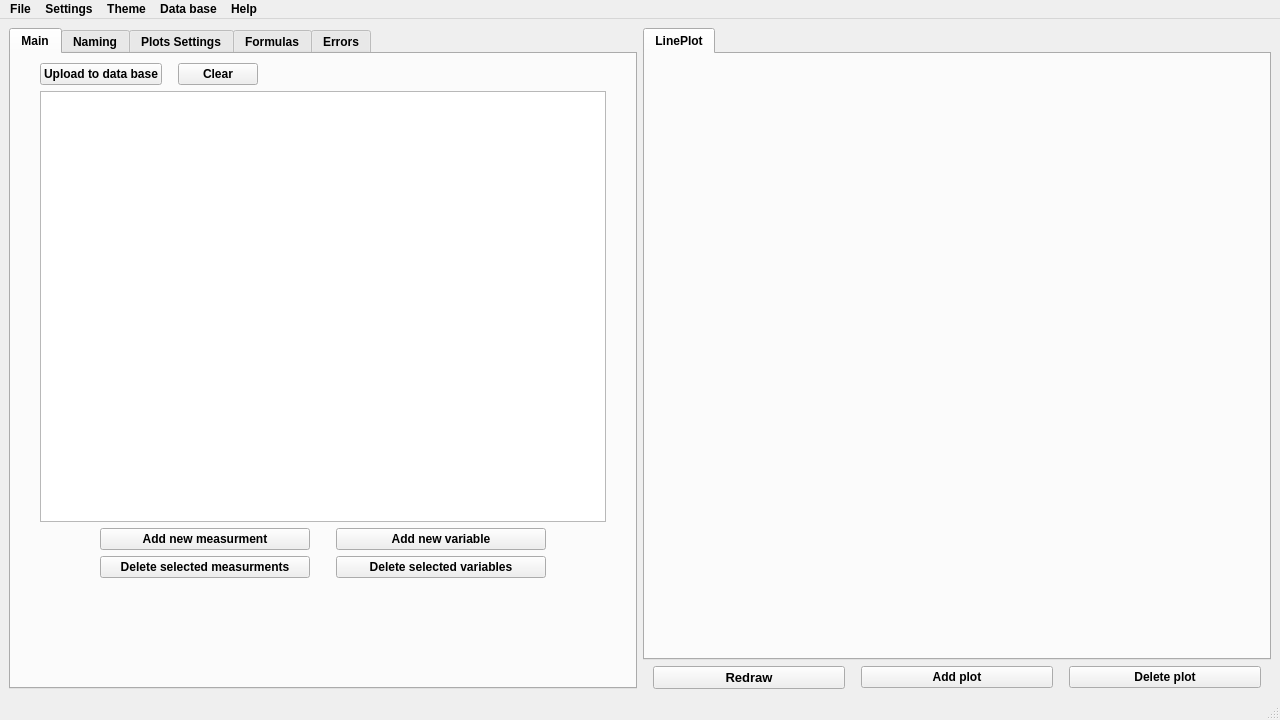
<?xml version="1.0" encoding="UTF-8"?>
<ui version="4.0">
 <class>MainWindow</class>
 <widget class="QMainWindow" name="MainWindow">
  <property name="geometry">
   <rect>
    <x>0</x>
    <y>0</y>
    <width>1280</width>
    <height>720</height>
   </rect>
  </property>
  <property name="font">
   <font>
    <bold>true</bold>
   </font>
  </property>
  <property name="windowTitle">
   <string>MainWindow</string>
  </property>
  <property name="iconSize">
   <size>
    <width>64</width>
    <height>64</height>
   </size>
  </property>
  <widget class="QWidget" name="centralwidget">
   <layout class="QHBoxLayout" name="horizontalLayout_3">
    <item>
     <widget class="QTabWidget" name="tabWidgetOptionsTabs">
      <property name="currentIndex">
       <number>0</number>
      </property>
      <widget class="QWidget" name="MainTab">
       <property name="toolTip">
        <string>&lt;html&gt;&lt;head/&gt;&lt;body&gt;&lt;p&gt;&lt;br/&gt;&lt;/p&gt;&lt;/body&gt;&lt;/html&gt;</string>
       </property>
       <property name="whatsThis">
        <string>&lt;html&gt;&lt;head/&gt;&lt;body&gt;&lt;p&gt;Main able to work with variables&lt;/p&gt;&lt;/body&gt;&lt;/html&gt;</string>
       </property>
       <attribute name="title">
        <string>Main</string>
       </attribute>
       <layout class="QGridLayout" name="gridLayout_2">
        <item row="0" column="2">
         <spacer name="horizontalSpacer_8">
          <property name="orientation">
           <enum>Qt::Horizontal</enum>
          </property>
          <property name="sizeType">
           <enum>QSizePolicy::Maximum</enum>
          </property>
          <property name="sizeHint" stdset="0">
           <size>
            <width>20</width>
            <height>20</height>
           </size>
          </property>
         </spacer>
        </item>
        <item row="0" column="0">
         <spacer name="horizontalSpacer_7">
          <property name="orientation">
           <enum>Qt::Horizontal</enum>
          </property>
          <property name="sizeType">
           <enum>QSizePolicy::Maximum</enum>
          </property>
          <property name="sizeHint" stdset="0">
           <size>
            <width>20</width>
            <height>20</height>
           </size>
          </property>
         </spacer>
        </item>
        <item row="0" column="1">
         <layout class="QVBoxLayout" name="verticalLayout_3">
          <item>
           <layout class="QHBoxLayout" name="horizontalLayout_2">
            <item>
             <widget class="QPushButton" name="uploadToDatabaseBtn">
              <property name="text">
               <string>Upload to data base</string>
              </property>
             </widget>
            </item>
            <item>
             <spacer name="horizontalSpacer_19">
              <property name="orientation">
               <enum>Qt::Horizontal</enum>
              </property>
              <property name="sizeType">
               <enum>QSizePolicy::Maximum</enum>
              </property>
              <property name="sizeHint" stdset="0">
               <size>
                <width>10</width>
                <height>20</height>
               </size>
              </property>
             </spacer>
            </item>
            <item>
             <widget class="QPushButton" name="ClearDataBtn">
              <property name="toolTip">
               <string>&lt;!DOCTYPE HTML PUBLIC &quot;-//W3C//DTD HTML 4.0//EN&quot; &quot;http://www.w3.org/TR/REC-html40/strict.dtd&quot;&gt;
&lt;html&gt;&lt;head&gt;&lt;meta name=&quot;qrichtext&quot; content=&quot;1&quot; /&gt;&lt;meta charset=&quot;utf-8&quot; /&gt;&lt;style type=&quot;text/css&quot;&gt;
p, li { white-space: pre-wrap; }
hr { height: 1px; border-width: 0; }
li.unchecked::marker { content: &quot;\2610&quot;; }
li.checked::marker { content: &quot;\2612&quot;; }
&lt;/style&gt;&lt;/head&gt;&lt;body style=&quot; font-family:'Segoe UI'; font-size:9pt; font-weight:700; font-style:normal;&quot;&gt;
&lt;p style=&quot; margin-top:0px; margin-bottom:0px; margin-left:0px; margin-right:0px; -qt-block-indent:0; text-indent:0px;&quot;&gt;Delete all variables&lt;/p&gt;&lt;/body&gt;&lt;/html&gt;</string>
              </property>
              <property name="whatsThis">
               <string>&lt;html&gt;&lt;head/&gt;&lt;body&gt;&lt;p&gt;&lt;br/&gt;&lt;/p&gt;&lt;/body&gt;&lt;/html&gt;</string>
              </property>
              <property name="text">
               <string>Clear</string>
              </property>
             </widget>
            </item>
            <item>
             <spacer name="horizontalSpacer_6">
              <property name="orientation">
               <enum>Qt::Horizontal</enum>
              </property>
              <property name="sizeHint" stdset="0">
               <size>
                <width>40</width>
                <height>20</height>
               </size>
              </property>
             </spacer>
            </item>
           </layout>
          </item>
          <item>
           <layout class="QVBoxLayout" name="verticalLayout_2">
            <item>
             <widget class="QTableView" name="tableViewMain"/>
            </item>
            <item>
             <layout class="QGridLayout" name="gridLayout">
              <item row="0" column="1">
               <widget class="QPushButton" name="addRowBtn">
                <property name="text">
                 <string>Add new measurment</string>
                </property>
               </widget>
              </item>
              <item row="1" column="3">
               <widget class="QPushButton" name="deleteColumnBtn">
                <property name="text">
                 <string>Delete selected variables</string>
                </property>
               </widget>
              </item>
              <item row="0" column="0">
               <spacer name="horizontalSpacer">
                <property name="orientation">
                 <enum>Qt::Horizontal</enum>
                </property>
                <property name="sizeType">
                 <enum>QSizePolicy::Maximum</enum>
                </property>
                <property name="sizeHint" stdset="0">
                 <size>
                  <width>60</width>
                  <height>20</height>
                 </size>
                </property>
               </spacer>
              </item>
              <item row="0" column="3">
               <widget class="QPushButton" name="addColumnBtn">
                <property name="text">
                 <string>Add new variable</string>
                </property>
               </widget>
              </item>
              <item row="1" column="1">
               <widget class="QPushButton" name="deleteRowBtn">
                <property name="text">
                 <string>Delete selected measurments</string>
                </property>
               </widget>
              </item>
              <item row="0" column="4">
               <spacer name="horizontalSpacer_5">
                <property name="orientation">
                 <enum>Qt::Horizontal</enum>
                </property>
                <property name="sizeType">
                 <enum>QSizePolicy::Maximum</enum>
                </property>
                <property name="sizeHint" stdset="0">
                 <size>
                  <width>60</width>
                  <height>20</height>
                 </size>
                </property>
               </spacer>
              </item>
              <item row="0" column="2">
               <spacer name="horizontalSpacer_18">
                <property name="orientation">
                 <enum>Qt::Horizontal</enum>
                </property>
                <property name="sizeType">
                 <enum>QSizePolicy::Maximum</enum>
                </property>
                <property name="sizeHint" stdset="0">
                 <size>
                  <width>20</width>
                  <height>20</height>
                 </size>
                </property>
               </spacer>
              </item>
             </layout>
            </item>
           </layout>
          </item>
         </layout>
        </item>
        <item row="1" column="1">
         <spacer name="verticalSpacer">
          <property name="orientation">
           <enum>Qt::Vertical</enum>
          </property>
          <property name="sizeType">
           <enum>QSizePolicy::Preferred</enum>
          </property>
          <property name="sizeHint" stdset="0">
           <size>
            <width>20</width>
            <height>100</height>
           </size>
          </property>
         </spacer>
        </item>
       </layout>
      </widget>
      <widget class="QWidget" name="NamingTab">
       <property name="enabled">
        <bool>true</bool>
       </property>
       <attribute name="title">
        <string>Naming</string>
       </attribute>
       <layout class="QGridLayout" name="gridLayout_3">
        <item row="1" column="2">
         <spacer name="horizontalSpacer_10">
          <property name="orientation">
           <enum>Qt::Horizontal</enum>
          </property>
          <property name="sizeType">
           <enum>QSizePolicy::Maximum</enum>
          </property>
          <property name="sizeHint" stdset="0">
           <size>
            <width>100</width>
            <height>20</height>
           </size>
          </property>
         </spacer>
        </item>
        <item row="1" column="1">
         <widget class="QTableView" name="tableViewNaming"/>
        </item>
        <item row="0" column="1">
         <spacer name="verticalSpacer_3">
          <property name="orientation">
           <enum>Qt::Vertical</enum>
          </property>
          <property name="sizeType">
           <enum>QSizePolicy::Maximum</enum>
          </property>
          <property name="sizeHint" stdset="0">
           <size>
            <width>10</width>
            <height>10</height>
           </size>
          </property>
         </spacer>
        </item>
        <item row="2" column="1">
         <spacer name="verticalSpacer_2">
          <property name="orientation">
           <enum>Qt::Vertical</enum>
          </property>
          <property name="sizeType">
           <enum>QSizePolicy::Maximum</enum>
          </property>
          <property name="sizeHint" stdset="0">
           <size>
            <width>30</width>
            <height>200</height>
           </size>
          </property>
         </spacer>
        </item>
        <item row="1" column="0">
         <spacer name="horizontalSpacer_9">
          <property name="orientation">
           <enum>Qt::Horizontal</enum>
          </property>
          <property name="sizeType">
           <enum>QSizePolicy::Fixed</enum>
          </property>
          <property name="sizeHint" stdset="0">
           <size>
            <width>10</width>
            <height>10</height>
           </size>
          </property>
         </spacer>
        </item>
       </layout>
      </widget>
      <widget class="QWidget" name="PlotSetsTab">
       <attribute name="title">
        <string>Plots Settings</string>
       </attribute>
       <layout class="QGridLayout" name="gridLayout_4">
        <item row="1" column="1">
         <widget class="QTableView" name="tableViewPlotsSets"/>
        </item>
        <item row="0" column="1">
         <spacer name="verticalSpacer_4">
          <property name="orientation">
           <enum>Qt::Vertical</enum>
          </property>
          <property name="sizeType">
           <enum>QSizePolicy::Fixed</enum>
          </property>
          <property name="sizeHint" stdset="0">
           <size>
            <width>10</width>
            <height>10</height>
           </size>
          </property>
         </spacer>
        </item>
        <item row="1" column="0">
         <spacer name="horizontalSpacer_11">
          <property name="orientation">
           <enum>Qt::Horizontal</enum>
          </property>
          <property name="sizeType">
           <enum>QSizePolicy::Fixed</enum>
          </property>
          <property name="sizeHint" stdset="0">
           <size>
            <width>10</width>
            <height>10</height>
           </size>
          </property>
         </spacer>
        </item>
        <item row="1" column="2">
         <spacer name="horizontalSpacer_12">
          <property name="orientation">
           <enum>Qt::Horizontal</enum>
          </property>
          <property name="sizeType">
           <enum>QSizePolicy::Maximum</enum>
          </property>
          <property name="sizeHint" stdset="0">
           <size>
            <width>100</width>
            <height>20</height>
           </size>
          </property>
         </spacer>
        </item>
        <item row="2" column="1">
         <spacer name="verticalSpacer_5">
          <property name="orientation">
           <enum>Qt::Vertical</enum>
          </property>
          <property name="sizeType">
           <enum>QSizePolicy::Maximum</enum>
          </property>
          <property name="sizeHint" stdset="0">
           <size>
            <width>20</width>
            <height>250</height>
           </size>
          </property>
         </spacer>
        </item>
       </layout>
      </widget>
      <widget class="QWidget" name="FormulasTab">
       <attribute name="title">
        <string>Formulas</string>
       </attribute>
       <layout class="QGridLayout" name="gridLayout_5">
        <item row="1" column="0">
         <spacer name="horizontalSpacer_13">
          <property name="orientation">
           <enum>Qt::Horizontal</enum>
          </property>
          <property name="sizeType">
           <enum>QSizePolicy::Fixed</enum>
          </property>
          <property name="sizeHint" stdset="0">
           <size>
            <width>10</width>
            <height>10</height>
           </size>
          </property>
         </spacer>
        </item>
        <item row="0" column="1">
         <spacer name="verticalSpacer_6">
          <property name="orientation">
           <enum>Qt::Vertical</enum>
          </property>
          <property name="sizeType">
           <enum>QSizePolicy::Fixed</enum>
          </property>
          <property name="sizeHint" stdset="0">
           <size>
            <width>10</width>
            <height>10</height>
           </size>
          </property>
         </spacer>
        </item>
        <item row="1" column="2">
         <spacer name="horizontalSpacer_14">
          <property name="orientation">
           <enum>Qt::Horizontal</enum>
          </property>
          <property name="sizeType">
           <enum>QSizePolicy::Maximum</enum>
          </property>
          <property name="sizeHint" stdset="0">
           <size>
            <width>100</width>
            <height>20</height>
           </size>
          </property>
         </spacer>
        </item>
        <item row="1" column="1">
         <widget class="QTableView" name="tableViewFormulas"/>
        </item>
        <item row="2" column="1">
         <spacer name="verticalSpacer_7">
          <property name="orientation">
           <enum>Qt::Vertical</enum>
          </property>
          <property name="sizeType">
           <enum>QSizePolicy::Maximum</enum>
          </property>
          <property name="sizeHint" stdset="0">
           <size>
            <width>20</width>
            <height>250</height>
           </size>
          </property>
         </spacer>
        </item>
       </layout>
      </widget>
      <widget class="QWidget" name="ErrorsTab">
       <attribute name="title">
        <string>Errors</string>
       </attribute>
       <layout class="QGridLayout" name="gridLayout_6">
        <item row="1" column="0">
         <spacer name="horizontalSpacer_15">
          <property name="orientation">
           <enum>Qt::Horizontal</enum>
          </property>
          <property name="sizeType">
           <enum>QSizePolicy::Fixed</enum>
          </property>
          <property name="sizeHint" stdset="0">
           <size>
            <width>10</width>
            <height>10</height>
           </size>
          </property>
         </spacer>
        </item>
        <item row="2" column="1">
         <spacer name="verticalSpacer_8">
          <property name="orientation">
           <enum>Qt::Vertical</enum>
          </property>
          <property name="sizeType">
           <enum>QSizePolicy::Maximum</enum>
          </property>
          <property name="sizeHint" stdset="0">
           <size>
            <width>20</width>
            <height>250</height>
           </size>
          </property>
         </spacer>
        </item>
        <item row="1" column="2">
         <spacer name="horizontalSpacer_16">
          <property name="orientation">
           <enum>Qt::Horizontal</enum>
          </property>
          <property name="sizeType">
           <enum>QSizePolicy::Maximum</enum>
          </property>
          <property name="sizeHint" stdset="0">
           <size>
            <width>100</width>
            <height>20</height>
           </size>
          </property>
         </spacer>
        </item>
        <item row="1" column="1">
         <widget class="QTableView" name="tableViewErrors"/>
        </item>
        <item row="0" column="1">
         <spacer name="verticalSpacer_9">
          <property name="orientation">
           <enum>Qt::Vertical</enum>
          </property>
          <property name="sizeType">
           <enum>QSizePolicy::Fixed</enum>
          </property>
          <property name="sizeHint" stdset="0">
           <size>
            <width>10</width>
            <height>10</height>
           </size>
          </property>
         </spacer>
        </item>
       </layout>
      </widget>
     </widget>
    </item>
    <item>
     <layout class="QVBoxLayout" name="verticalLayout">
      <item>
       <widget class="QTabWidget" name="tabWidgetPlots">
        <property name="currentIndex">
         <number>0</number>
        </property>
        <widget class="QCustomPlot" name="customPlot">
         <attribute name="title">
          <string>LinePlot</string>
         </attribute>
        </widget>
       </widget>
      </item>
      <item>
       <layout class="QHBoxLayout" name="horizontalLayout">
        <item>
         <spacer name="horizontalSpacer_3">
          <property name="orientation">
           <enum>Qt::Horizontal</enum>
          </property>
          <property name="sizeType">
           <enum>QSizePolicy::Maximum</enum>
          </property>
          <property name="sizeHint" stdset="0">
           <size>
            <width>10</width>
            <height>20</height>
           </size>
          </property>
         </spacer>
        </item>
        <item>
         <widget class="QPushButton" name="redrawPlotBtn">
          <property name="font">
           <font>
            <pointsize>10</pointsize>
            <bold>true</bold>
           </font>
          </property>
          <property name="text">
           <string>Redraw</string>
          </property>
         </widget>
        </item>
        <item>
         <spacer name="horizontalSpacer_17">
          <property name="orientation">
           <enum>Qt::Horizontal</enum>
          </property>
          <property name="sizeType">
           <enum>QSizePolicy::Maximum</enum>
          </property>
          <property name="sizeHint" stdset="0">
           <size>
            <width>10</width>
            <height>20</height>
           </size>
          </property>
         </spacer>
        </item>
        <item>
         <widget class="QPushButton" name="addPlotBtn">
          <property name="text">
           <string>Add plot</string>
          </property>
         </widget>
        </item>
        <item>
         <spacer name="horizontalSpacer_2">
          <property name="orientation">
           <enum>Qt::Horizontal</enum>
          </property>
          <property name="sizeType">
           <enum>QSizePolicy::Maximum</enum>
          </property>
          <property name="sizeHint" stdset="0">
           <size>
            <width>10</width>
            <height>20</height>
           </size>
          </property>
         </spacer>
        </item>
        <item>
         <widget class="QPushButton" name="deletePlotBtn">
          <property name="text">
           <string>Delete plot</string>
          </property>
         </widget>
        </item>
        <item>
         <spacer name="horizontalSpacer_4">
          <property name="orientation">
           <enum>Qt::Horizontal</enum>
          </property>
          <property name="sizeType">
           <enum>QSizePolicy::Maximum</enum>
          </property>
          <property name="sizeHint" stdset="0">
           <size>
            <width>10</width>
            <height>20</height>
           </size>
          </property>
         </spacer>
        </item>
       </layout>
      </item>
     </layout>
    </item>
   </layout>
  </widget>
  <widget class="QStatusBar" name="statusbar"/>
  <widget class="QMenuBar" name="menubar">
   <property name="geometry">
    <rect>
     <x>0</x>
     <y>0</y>
     <width>1280</width>
     <height>17</height>
    </rect>
   </property>
   <widget class="QMenu" name="menuSettings">
    <property name="title">
     <string>Settings</string>
    </property>
   </widget>
   <widget class="QMenu" name="menuHelp">
    <property name="title">
     <string>Help</string>
    </property>
    <addaction name="actionHelp"/>
   </widget>
   <widget class="QMenu" name="menuTheme">
    <property name="title">
     <string>Theme</string>
    </property>
    <addaction name="actionLightTheme"/>
    <addaction name="actionDarkTheme"/>
   </widget>
   <widget class="QMenu" name="menuData_base">
    <property name="title">
     <string>Data base</string>
    </property>
    <addaction name="actionOpen_data_base"/>
   </widget>
   <widget class="QMenu" name="menuFile">
    <property name="title">
     <string>File</string>
    </property>
    <addaction name="actionSave"/>
    <addaction name="actionLoad"/>
    <addaction name="separator"/>
    <addaction name="actionCreateODF"/>
   </widget>
   <addaction name="menuFile"/>
   <addaction name="menuSettings"/>
   <addaction name="menuTheme"/>
   <addaction name="menuData_base"/>
   <addaction name="menuHelp"/>
  </widget>
  <action name="actionLightTheme">
   <property name="text">
    <string>Light</string>
   </property>
  </action>
  <action name="actionDarkTheme">
   <property name="text">
    <string>Dark</string>
   </property>
  </action>
  <action name="actionCreate_ODF">
   <property name="text">
    <string>Create ODF</string>
   </property>
  </action>
  <action name="actionOpen_data_base">
   <property name="text">
    <string>Open data base</string>
   </property>
  </action>
  <action name="actionHelp">
   <property name="text">
    <string>Help</string>
   </property>
  </action>
  <action name="actionSave">
   <property name="text">
    <string>Save</string>
   </property>
  </action>
  <action name="actionLoad">
   <property name="text">
    <string>Load</string>
   </property>
  </action>
  <action name="actionCreateODF">
   <property name="text">
    <string>Create ODF</string>
   </property>
  </action>
 </widget>
 <customwidgets>
  <customwidget>
   <class>QCustomPlot</class>
   <extends>QWidget</extends>
   <header>qcustomplot.h</header>
   <container>1</container>
  </customwidget>
 </customwidgets>
 <resources/>
 <connections/>
</ui>
